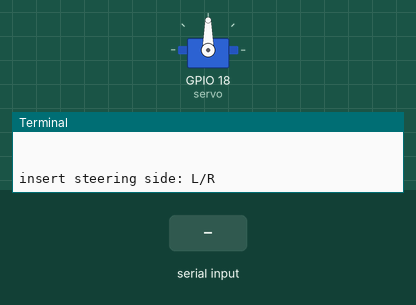
The program below on a simulated Raspberry Pi (BCM pin numbers). Parts: servo, the last lines printed to the terminal. Inputs (shaded band) come from the test bench. Servo angles are drawn from the pulse width (0.5 ms = 0°, 2.5 ms = 180°).

Above: at 2.2 s.
2.3 s: "R" typed at the terminal, then Enter
3.8 s: "5" typed at the terminal, then Enter
At 4.6 s:
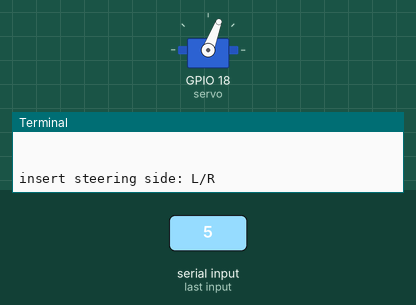
5.3 s: "r" typed at the terminal, then Enter
6.8 s: "90" typed at the terminal, then Enter
At 8.1 s:
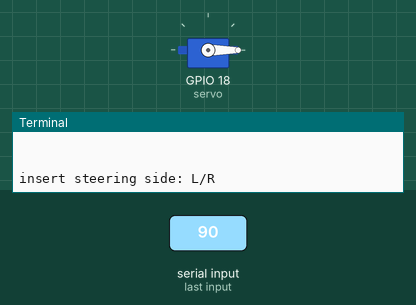
Timing chart, 0 to 9.3 s (numbered marks = the images above; inputs shaded):
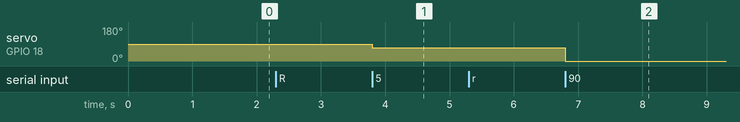

Measured:
- after the input at 3.8 s, servo on GPIO 18 (servo): 90° → 69° at once
- after the input at 6.8 s, servo on GPIO 18 (servo): 69° → 0° at once

The program:

servo_angle.py
```python
#sudo pigpiod
import subprocess
subprocess.check_output(["sudo", "pigpiod", "params"])
import RPi.GPIO as GPIO
GPIO.cleanup()

import pigpio
import time

servo = 18
# 18 is pin 6
pwm = pigpio.pi()
pwm.set_mode(servo, pigpio.OUTPUT)

pwm.set_PWM_frequency( servo, 50 )

print('3.825 degrees right is the base, because the car drifts left')

print('base is 3.825 right compared to a forward line or 86.175 compared to right line')
print( 'so pulse=1347 is straight, pulse of 500 is 23.5 degrees right, pulse of 2500 is 25 degrees left')
base_forward_direction=1500
steering_sides=['l','L','r','R']
pwm.set_servo_pulsewidth( servo, base_forward_direction ) ;

time.sleep( 1 )

'''
pulse=(5000/109)*(angle+32.7)
angle=-32.7+(0.0218)*pulse
'''

'''
          straight


     \21.8 |21.8/
      \    |   /
       \   |  /
        \  | /
         \ |/
___________|______________0

here are the possible angles for the wheels to point to:

'''
print('range of steering angles: 18.5 degrees right to 25.078 degrees left\n\n')


def shut_down_servo():
    pwm.set_servo_pulsewidth( servo, base_forward_direction ) ;
    time.sleep( 1 )
    pwm.set_PWM_dutycycle( servo, 0 )
    pwm.set_PWM_frequency( servo, 0 )
    print('oops! ilegal input')
    print('bye')
    GPIO.cleanup()
    exit()

def angle_to_pulse(angle):
    pulse=(5000/109)*(angle+32.7)
    if pulse<500:
        pulse=500
    if pulse>2500:
        pulse=2500
    return int(pulse)

def steer(angle,side):
    if side in ['r','R']:
        angle*=-1
    pulse=angle_to_pulse(angle)
    pwm.set_servo_pulsewidth( servo, pulse ) ;
    time.sleep( 0.1 )
    print('\n\n')

while True:
    try:
        print('insert steering side: L/R')
        side=input()
        if side not in steering_sides:
            shut_down_servo()
        print('insert steering angle: max left= 21.8, max right= 21.8')
        angle=float(input())
        steer(angle,side)

    except ValueError:
        shut_down_servo()
    except KeyboardInterrupt:
        shut_down_servo()
```
